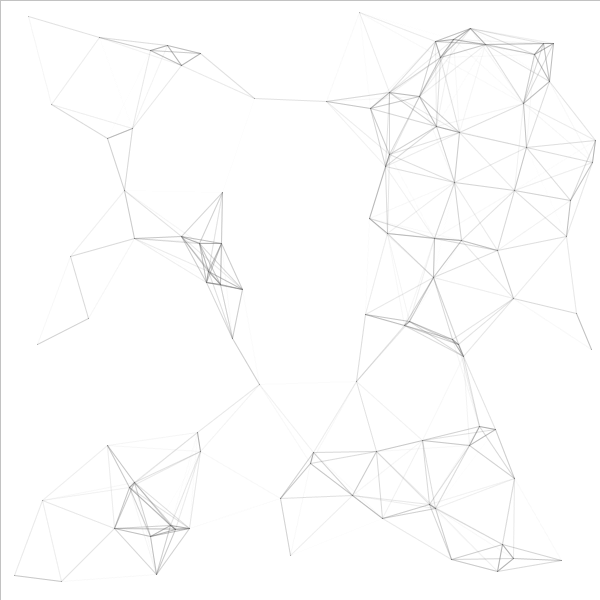
Frame 1 (no input)
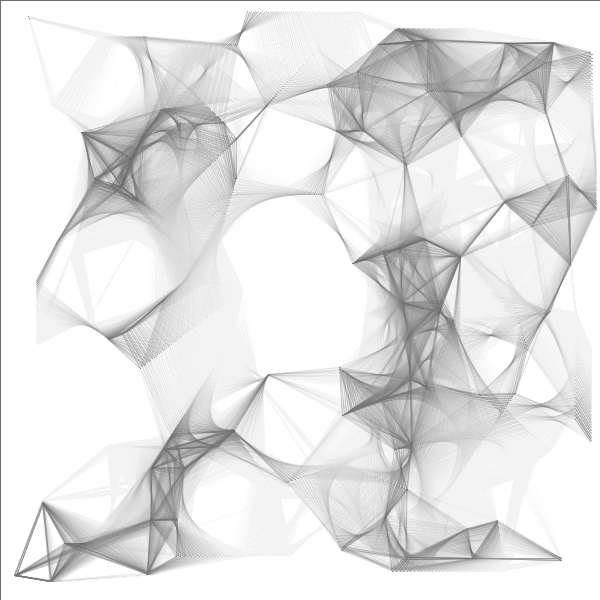
Frame 60 (the mouse pressed at the canvas centre just before this capture)
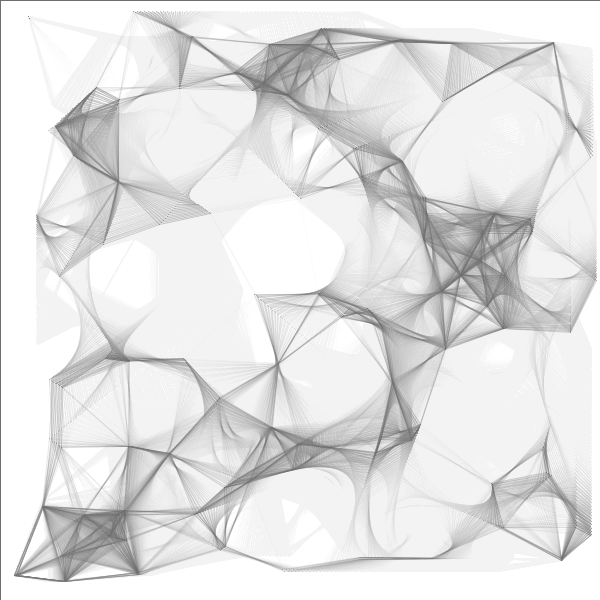
Frame 120 (the mouse held since frame 60 and released just before this capture)

The Processing sketch that drew these frames (run headless with seeded random() and noise(); from frame 60 on, the mouse is pressed at the canvas centre):

// Processing sketch: circle_intersection_caseyR
// ── circle_intersection_caseyR.pde
// LINEAS ENTRE CIRcULOS EN INTERSECCION (CASEY REAS)

float[] x, y;
float[] vx, vy;

void setup() {
  size(600, 600);
  
  x = new float[100];
  y = new float[x.length];
  vx = new float[x.length];
  vy = new float[x.length];
  
  for (int n = 0; n < x.length; n++) {
  x[n] = random(width);
  y[n] = random(width);
  vx[n] = random(-2, 2);
  vy[n] = random(-2, 2);
  }
  background(255);
}

void draw() {
  for (int n = 0; n < x.length; n++) {
  x[n] = x[n] + vx[n];
  y[n] = y[n] + vy[n];
  if (x[n] > width-50 || x[n] < 50) { // || significa OR
    vx[n] = vx[n] * -1;
  }
  if (y[n] > height-50 || y[n] < 50) {
    vy[n] = vy[n] * -1;
  }
  //ellipse(x[n], y[n], 100, 100);
  }
  
  // Averigua si hay colisión entre cada una de las 
  // circunferencias con el resto. Si hay intersección, 
  // dibuja la línea que une los centros.
  
  for (int n = 0; n < x.length; n++) {  // circulo n
  for (int m = 0; m < x.length; m++) { // circulo m
    float d = dist(x[n], y[n], x[m], y[m]);
    if (dist(x[n], y[n], x[m], y[m]) < 50 + 50)  {
      stroke(100, 100-d);
      line(x[n], y[n], x[m], y[m]);
    }
  }
  }
  fill(255, 10);
  rect(0, 0, width, height);
}
